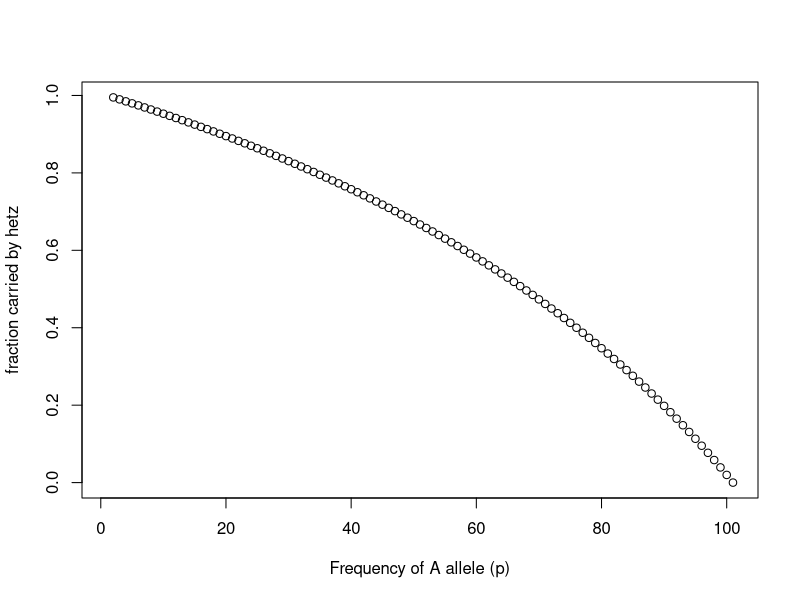

The R script that drew this image:
# Fraction of total A alleles that are carried by heterozygotes
# as a function of allele frequency

fraction.hetz <- function(p){(2*p*(1-p))/(((2*p*(1-p))+(p^2)))}
hetz <- fraction.hetz(seq(0,1,.01))
plot(hetz, ylab="fraction carried by hetz", xlab="Frequency of A allele (p)")

